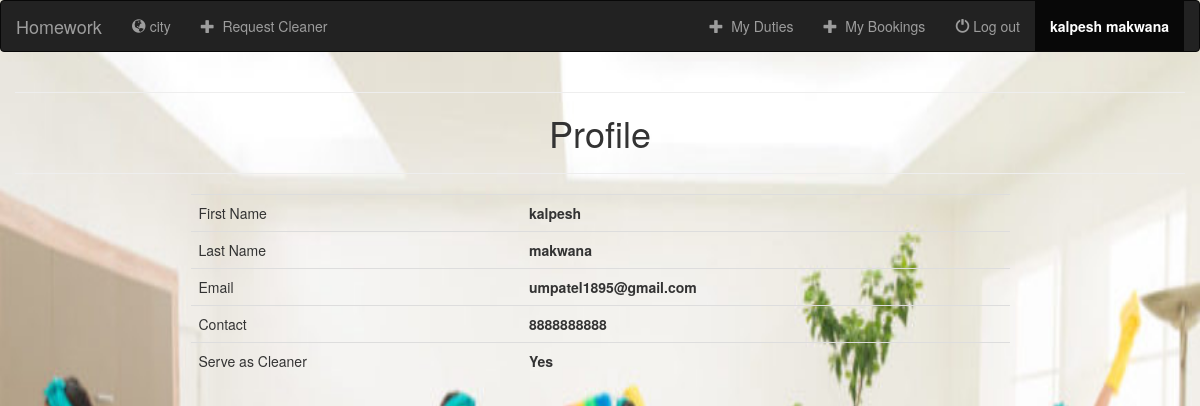
/profile/16/, run on the app's committed database.
### registration/models.py (models this page shows, shortened)
class User(AbstractUser):
    username = models.CharField(max_length=10,unique=False) #bydefault usernname is unique
    contact = models.CharField('Contact',max_length=10,unique=True)
    first_name = models.CharField('first_name',max_length=30,blank=True)
    last_name = models.CharField('Last_name',max_length=30,blank=True)
    is_cleaner =models.BooleanField('cleaner',default=False)
    USERNAME_FIELD = 'contact'
    REQUIRED_FIELDS = ['username']

### registration/views.py (the view)
# urls.py: path('profile/<int:pk>/',ProfileView.as_view(),name="profile"),
class ProfileView(generic.DetailView):
    model=User
    template_name = 'registration/profile.html'
    extra_context = {'form':CleanerRegistrationForm()}

### registration/templates/registration/profile.html (shortened to what this page needs)
{% extends 'registration/base.html' %}
{% block body %}
<div class="col-md-12">
    <center>
<hr>
<h1>Profile</h1>
<hr>
<table class="table table-hover" style="width:70%;">
        <tr>
            <td>First Name</td>
            <td style="font-weight:bold;">{{ object.first_name }}</td>
        </tr>
        <tr>
            <td>Last Name</td>
            <td style="font-weight:bold;">{{ object.last_name }}</td>
        </tr>
        <tr>
            <td>Email</td>
            <td style="font-weight:bold;">{{ object.email }}</td>
        </tr>
        <tr>
            <td>Contact</td>
            <td style="font-weight:bold;">{{ object.contact}}</td>
        </tr>
                <tr>
            <td>Serve as Cleaner</td>
            <td style="font-weight:bold;">{% if object.is_cleaner == True %}Yes{%else%}No{% endif %}</td>
        </tr>
</table>
</div>
{% endblock %}

### registration/templates/registration/base.html (shortened to what this page needs)
<!DOCTYPE html>
<html lang="en">
<head>
    {% load static %}
    <link rel="stylesheet" href="https://maxcdn.bootstrapcdn.com/bootstrap/3.3.6/css/bootstrap.min.css">
    <link rel="stylesheet" href="https://cdnjs.cloudflare.com/ajax/libs/font-awesome/4.7.0/css/font-awesome.min.css">
</head>
<body background="../static/image/home-deep-cleaning-870x500.jpg" style="background-repeat: no-repeat; background-size:100% 320%; min-height: 100%;" height='100%' width='100%' >
<nav class="navbar navbar-inverse">
    <div class="container-fluid">
        <div class="navbar-header">
            <a class="navbar-brand" href="{% url 'registration:index' %}">Homework</a>
        </div>
        <div class="collapse navbar-collapse" id="topNavBar">
            <ul class="nav navbar-nav">
            <li class="{% if request.resolver_match.url_name == 'city' %}active{%endif%}">
                <a href="{% url 'registration:city' %}">
                    <span class="glyphicon glyphicon-globe" aria-hidden="true"></span>&nbsp;city
                </a>
            </li>
                <li class="{% if request.resolver_match.url_name == 'book' %}active{%endif%}">
                <a href="{% url 'booking:book' %}">
                    <span class="glyphicon glyphicon-plus" aria-hidden="true"></span>&nbsp; Request Cleaner
                </a>
            </li>
            </ul>
            <ul class="nav navbar-nav navbar-right">
                {% if user.is_cleaner == True %}
                    <li class="{% if request.resolver_match.url_name == 'dutydetail' %}active{%endif%}">
                    <a href="{% url 'booking:dutydetail' user.pk %}">
                        <span class="glyphicon glyphicon-plus" aria-hidden="true"></span>&nbsp; My Duties
                    </a>
                </li>{% endif %}
            {% if user.is_authenticated %}
                    <li class="{% if request.resolver_match.url_name == 'mybookinglist' %}active{%endif%}">
                    <a href="{% url 'booking:mybookinglist' %}">
                        <span class="glyphicon glyphicon-plus" aria-hidden="true"></span>&nbsp; My Bookings
                    </a>
                </li>{% endif %}
                {% if user.is_authenticated %}
                <li class="">
                <a href="{% url 'registration:logout' %}" id="logout">
                    <span class="glyphicon glyphicon-off" aria-hidden="true"></span>&nbsp;Log out
                </a>
            </li>
                <li class="{% if request.resolver_match.url_name == 'profile' %}active{%endif%}">
                    <a href="{% url 'registration:profile' user.pk%}"><b>{{user.first_name}} {{user.last_name}}</b></a>
                </li>
                {% else %}
                <li class="">
                <a href="{% url 'registration:login' %}">
                    <span class="glyphicon glyphicon-off" aria-hidden="true"></span>&nbsp;Log in
                </a>
            </li>
                {% endif %}
            </ul>
        </div>
</div>
</nav>
{% block body %}
{% endblock %}
</body>
</html>

### data on the page
User: first_name "kalpesh", last_name "makwana", email "umpatel1895@gmail.com", contact "8888888888"
